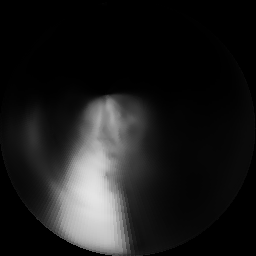
#> input picture polar_tt_predict_C_raw/110_predict.png, 256 x 256 px, given in place of 0_predict.png, which was not available
$ python gradient.py
#> lines starting #> are read from the running program, lines starting #| are printed output that depends on the picture; after the words box and inside, x2 and y2 are one past the last pixel; in counts of white or black regions, pixels touching at a corner belong together; pictures that were not available may be replaced by others from this repository, and a replacement may not be noted
#> further down, image1 is the input picture: shape (256, 256); min 0, max 228, mean 28.2
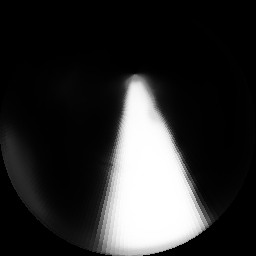
#> input picture polar_tt_predict_C_raw/112_predict.png, 256 x 256 px, given in place of 0_predict.png, which was not available
#> further down, image2 is the input picture: shape (256, 256); min 0, max 255, mean 46
import cv2
import numpy as np
import os
from scipy.ndimage import convolve

#https://www.sciencedirect.com/science/article/pii/S1350449519303822
### w_i(x, y) = \exp\left(-\frac{(I_i(x, y) - 0.5)^2}{2\sigma^2}\right)

def score(label, predict):
    overlap = 0
    all = 0
    for i in range(label.shape[0]):
        for j in range(label.shape[1]):
            if label[i][j] >= 150 and predict[i][j] >= 150:
                overlap += 1
                all += 1
            if (label[i][j] >= 150) != (predict[i][j] >= 150):
                all += 1
    if all == 0:
        return 0
    else:
        return overlap / all


def fuse_image(image1, image2, r=0.8, S=7, epsilon=1e-8):
#> called with r = 0.8, S = 7, epsilon = 1e-08
    def local_average(image):
        kernel = np.ones((S, S)) / (S**2)
        return convolve(image, kernel, mode='reflect')

    def calculate_weights(image, middle_gray=0.5, sigma=0.3):
        avg_gray = local_average(image)
        return np.exp(-((avg_gray - middle_gray)**2) / (2 * sigma**2))

    image1_norm = image1.astype(np.float32) / 255.0
    image2_norm = image2.astype(np.float32) / 255.0

    weight1 = calculate_weights(image1_norm)
#> in calculate_weights, `return np.exp(-((avg_gray - middle_gray)**2) / (2 * sigma**2))`:
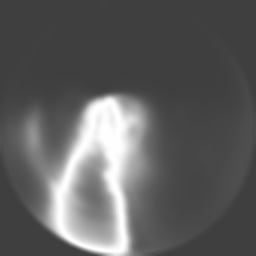
#> returned value: shape (256, 256) float32; min 0.249, max 1, mean 0.372
    weight2 = calculate_weights(image2_norm)
#> call 2 of calculate_weights, with middle_gray = 0.5, sigma = 0.3
#> in calculate_weights (call 2), `return np.exp(-((avg_gray - middle_gray)**2) / (2 * sigma**2))`:
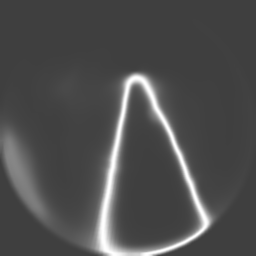
#> returned value: shape (256, 256) float32; min 0.249, max 1, mean 0.308

    grayscale_obj = (weight1 * image1_norm + weight2 * image2_norm) / (weight1 + weight2 + epsilon)
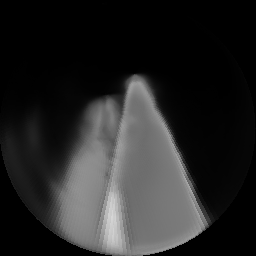
#> grayscale_obj: shape (256, 256) float32; min 0, max 0.843, mean 0.151

    strong_radiation_threshold = r * 0.8
    strong_radiation_regions = (image1_norm > strong_radiation_threshold) | (image2_norm > strong_radiation_threshold)
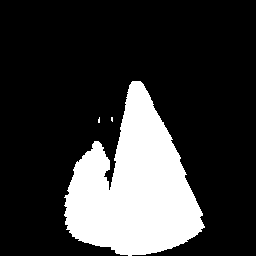
#> strong_radiation_regions: shape (256, 256) bool; 21.8% white; 3 white regions (2 under 20 px), largest, box (x1, y1, x2, y2) and area: (64, 81, 205, 256) 14294

    gradient1 = np.gradient(image1_norm)
#> gradient1 = 2 items
    gradient2 = np.gradient(image2_norm)
#> gradient2 = 2 items

    gradient_mag1 = np.sqrt(gradient1[0]**2 + gradient1[1]**2)
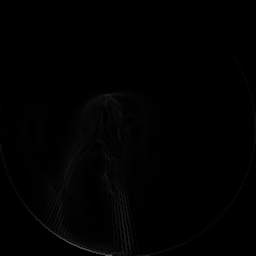
#> gradient_mag1: shape (256, 256) float32; min 0, max 0.333, mean 0.00577
    gradient_mag2 = np.sqrt(gradient2[0]**2 + gradient2[1]**2)
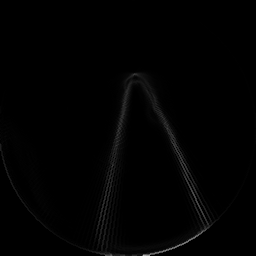
#> gradient_mag2: shape (256, 256) float32; min 0, max 0.735, mean 0.00804

    gradient_obj = np.where(strong_radiation_regions, gradient_mag1, gradient_mag2)

    fused_image = grayscale_obj + 0.4 * gradient_obj

    fused_image = np.clip(fused_image, 0, 1)
    return (fused_image * 255).astype(np.uint8)

def to_binary(image):
    count = 0
    gray = 0
    for i in range(image.shape[0]):
        for j in range(image.shape[1]):
            if image[i][j] > 0:
                count += 1
                gray += image[i][j]
    if count > 0:
        threshold = gray/count * 270
    else:
        return image

    image[image < threshold / 255.0] = 0
    image[image > threshold / 255.0] = 1
    image = (image * 255).astype(np.uint8)

    return image

#for testing

l = np.arange(0, 956)
for i in range(len(l)):
    image1 = cv2.imread(os.path.join('polar_tt_predict_C_raw', str(l[i]) + '_predict.png'), cv2.IMREAD_GRAYSCALE)
    image2 = cv2.imread(os.path.join('polar_vp_predict_C_raw', str(l[i]) + '_predict.png'), cv2.IMREAD_GRAYSCALE)
#> (the run stopped early here; a loop or call above may not have finished)
